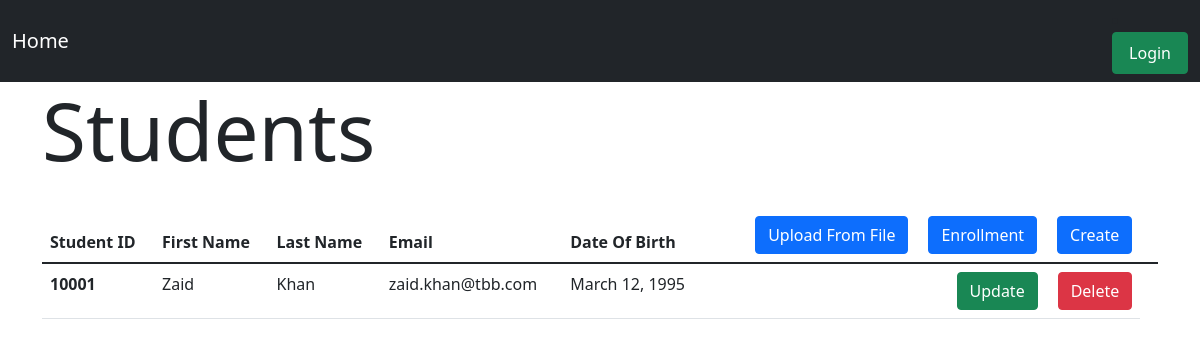
The app's page /students, older data.
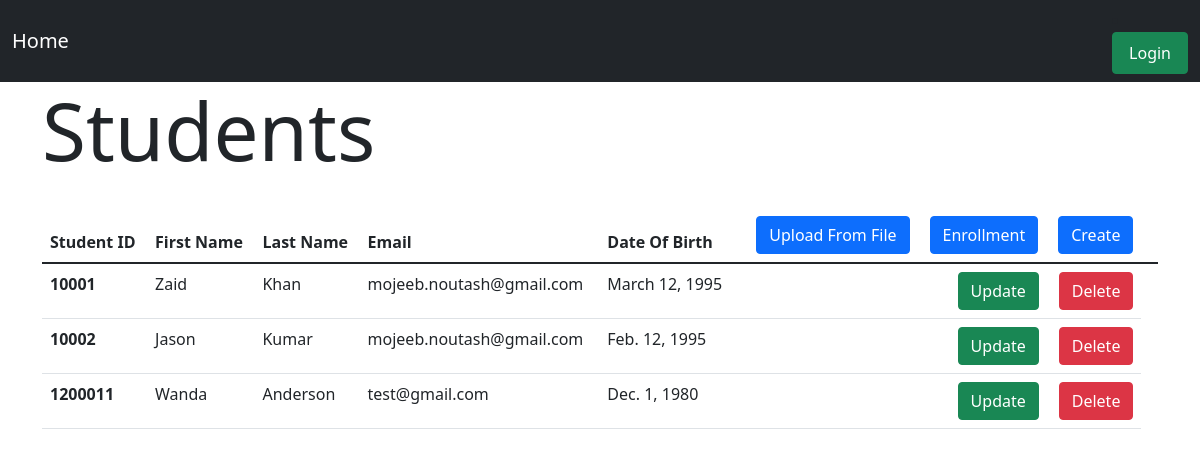
The same page, newer data.
### gradebook/models.py (models this page shows, shortened)
class Student(models.Model):
    user = models.OneToOneField(User, null=True, on_delete=models.CASCADE)
    studentID = models.PositiveIntegerField(null=False, blank=False, unique=True)
    firstName = models.CharField(max_length=50, null=False, blank=False)
    lastName = models.CharField(max_length=50, null=False, blank=False)
    email = models.EmailField(max_length=254, null=False, blank=False)
    dateOfBirth = models.DateField(null=False, blank=False)

### gradebook/views.py (the view)
# urls.py: path('students', ListStudentsView.as_view(), name='list_students'),
class ListStudentsView(ListView):
    model = Student
    template_name = 'student/list_students.html'

### gradebook/templates/student/list_students.html (shortened to what this page needs)
{% extends "base.html" %}
{% block content %}
    <h1 class="display-1" style="margin-bottom: 30px">Students</h1>
    <table class="table">
  <thead>
    <tr>
      <th scope="col">Student ID</th>
      <th scope="col">First Name</th>
      <th scope="col">Last Name</th>
      <th scope="col">Email</th>
      <th scope="col">Date Of Birth</th>
      <th>
          <a href="{% url "create_student" %}" class="btn btn-primary" style="float: right;">Create</a>
          <a href="{% url "list_student_enrolment" %}" class="btn btn-primary" style="float: right;margin-right: 20px">Enrollment</a>
          <a href="{% url "upload_student" %}" class="btn btn-primary" style="float: right;margin-right: 20px">Upload From File</a>
      </th>
      <th></th>
    </tr>
  </thead>
  <tbody>
  {% for student in object_list %}
    <tr>
      <th scope="row">{{ student.studentID }}</th>
      <td>{{ student.firstName }}</td>
      <td>{{ student.lastName }}</td>
      <td>{{ student.email }}</td>
      <td>{{ student.dateOfBirth }}</td>
      <td>
          <a href="{% url "delete_student" student.id %}" class="btn btn-danger" style="float: right">Delete</a>
          <a href="{% url "update_student" student.id %}" class="btn btn-success" style="float: right; margin-right: 20px">Update</a>
      </td>
    </tr>
  {% endfor %}
  </tbody>
</table>
{% endblock %}

### gradebook/templates/base.html (shortened to what this page needs)
<!DOCTYPE html>
<html lang="en">
<head>
    <link href="https://cdn.jsdelivr.net/npm/bootstrap@5.1.3/dist/css/bootstrap.min.css" rel="stylesheet"
>
</head>
<body>
<nav class="navbar navbar-expand-lg navbar-dark bg-dark">
    <div class="container-fluid">
        <a class="navbar-brand" href="{% url 'home' %}">Home</a>
        <div class="collapse navbar-collapse" id="navbarSupportedContent">
            {% if user.is_authenticated %}
                <ul class="navbar-nav me-auto mb-2 mb-lg-0">
                    <li class="nav-item">
                        <a class="nav-link" aria-current="page" href="{% url 'semesters_gradebook' %}">GradeBook</a>
                    </li>
                    {% if user.groups.all.0.name == 'admin' %}
                        <li class="nav-item">
                            <a class="nav-link" aria-current="page" href="{% url 'list_semesters' %}">Semesters</a>
                        </li>
                        <li class="nav-item">
                            <a class="nav-link" aria-current="page" href="{% url 'list_courses' %}">Courses</a>
                        </li>
                        <li class="nav-item">
                            <a class="nav-link" aria-current="page" href="{% url 'list_lecturers' %}">Lecturers</a>
                        </li>
                        <li class="nav-item">
                            <a class="nav-link" aria-current="page" href="{% url 'list_students' %}">Students</a>
                        </li>
                        <li class="nav-item">
                            <a class="nav-link" aria-current="page" href="{% url 'list_classes' %}">Classes</a>
                        </li>
                    {% endif %}
                </ul>
                <ul class="navbar-nav ml-auto">
                    <li class="nav-item"><div class="nav-link">{{ user.first_name }} - </div></li>
                    <li class="nav-item">
                        <a class="nav-link btn btn-danger" style="color: white" aria-current="page"
                           href="{% url 'logout' %}">Logout</a>
                    </li>
                    {% else %}
                    <li class="nav-item">
                        <a class="nav-link btn btn-success" style="color: white" aria-current="page"
                           href="{% url 'login' %}">Login</a>
                    </li>
            {% endif %}
        </div>
    </div>
</nav>
<div class="container">
    {% block content %}
    {% endblock %}
</div>
</body>
</html>

Row changes from the older to the newer data that the page shows:
changed Student "Zaid": email "zaid.khan@tbb.com" → "mojeeb.noutash@gmail.com"
added Student: studentID "10002", firstName "Jason", lastName "Kumar", email "mojeeb.noutash@gmail.com", dateOfBirth "Feb. 12, 1995"
added Student: studentID "1200011", firstName "Wanda", lastName "Anderson", email "test@gmail.com", dateOfBirth "Dec. 1, 1980"
